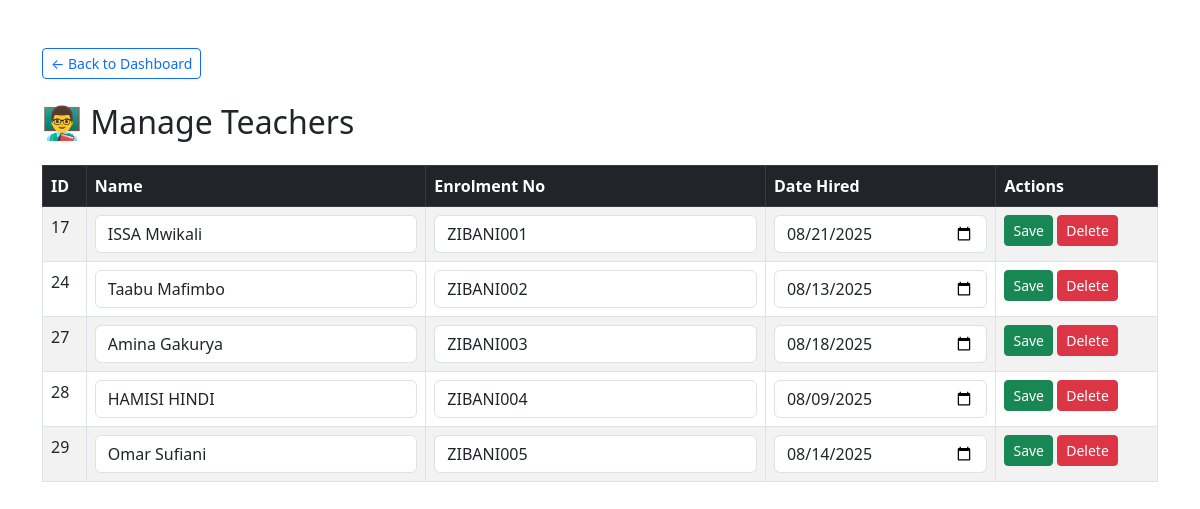
Before: /manager/manage_teachers.php (signed in) with the older database file.
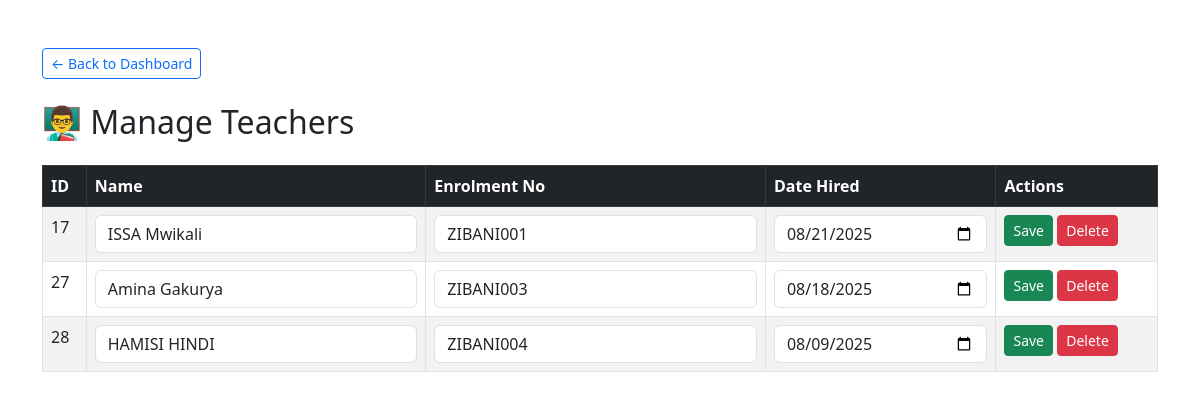
After: the same page with the newer database file.
### tables this page shows
CREATE TABLE `teacher` (
  `id` int(11) NOT NULL,
  `user_id` int(11) NOT NULL,
  `name` varchar(50) NOT NULL,
  `school_id` int(11) DEFAULT NULL,
  `enrolment_no` varchar(50) NOT NULL,
  `date_hired` date DEFAULT current_timestamp()
);

### manager/manage_teachers.php (the view, shortened to what this page needs)
<?php
include 'db.php';
$school_id = $_SESSION['school_id'];
$stmt = $conn->prepare("SELECT * FROM teacher WHERE school_id = ?");
$stmt->bind_param("i", $school_id);
$stmt->execute();
$result = $stmt->get_result();
?>
<!DOCTYPE html>
<head>
    <link href="https://cdn.jsdelivr.net/npm/bootstrap@5.3.0/dist/css/bootstrap.min.css" rel="stylesheet">
</head>
<body class="container mt-5">
<a href="dashboard.php" class="btn btn-outline-primary mb-4 btn-sm">
    &larr; Back to Dashboard
</a>
    <h2 class="mb-4">👨‍🏫 Manage Teachers</h2>
    <table class="table table-bordered table-striped">
        <thead class="table-dark">
            <tr>
                <th>ID</th>
                <th>Name</th>
                <th>Enrolment No</th>
                <th>Date Hired</th>
                <th>Actions</th>
            </tr>
        </thead>
        <tbody>
        <?php while($row = $result->fetch_assoc()): ?>
            <tr>
                <form method="post">
                    <td><?= $row['id']; ?></td>
                    <td><input type="text" name="name" value="<?= htmlspecialchars($row['name']); ?>" class="form-control" required></td>
                    <td><input type="text" name="enrolment_no" value="<?= htmlspecialchars($row['enrolment_no']); ?>" class="form-control" required></td>
                    <td><input type="date" name="date_hired" value="<?= $row['date_hired']; ?>" class="form-control" required></td>
                    <td>
                        <button type="submit" name="update" class="btn btn-success btn-sm">Save</button>
                        <a href="?delete=<?= $row['id']; ?>" class="btn btn-danger btn-sm" onclick="return confirm('Are you sure?')">Delete</a>
                    </td>
                </form>
            </tr>
        <?php endwhile; ?>
        </tbody>
    </table>
</body>
</html>

Changed rows visible on the page:
removed teacher: id "24", name "Taabu Mafimbo", enrolment_no "ZIBANI002", date_hired "08/13/2025"
removed teacher: id "29", name "Omar Sufiani", enrolment_no "ZIBANI005", date_hired "08/14/2025"
